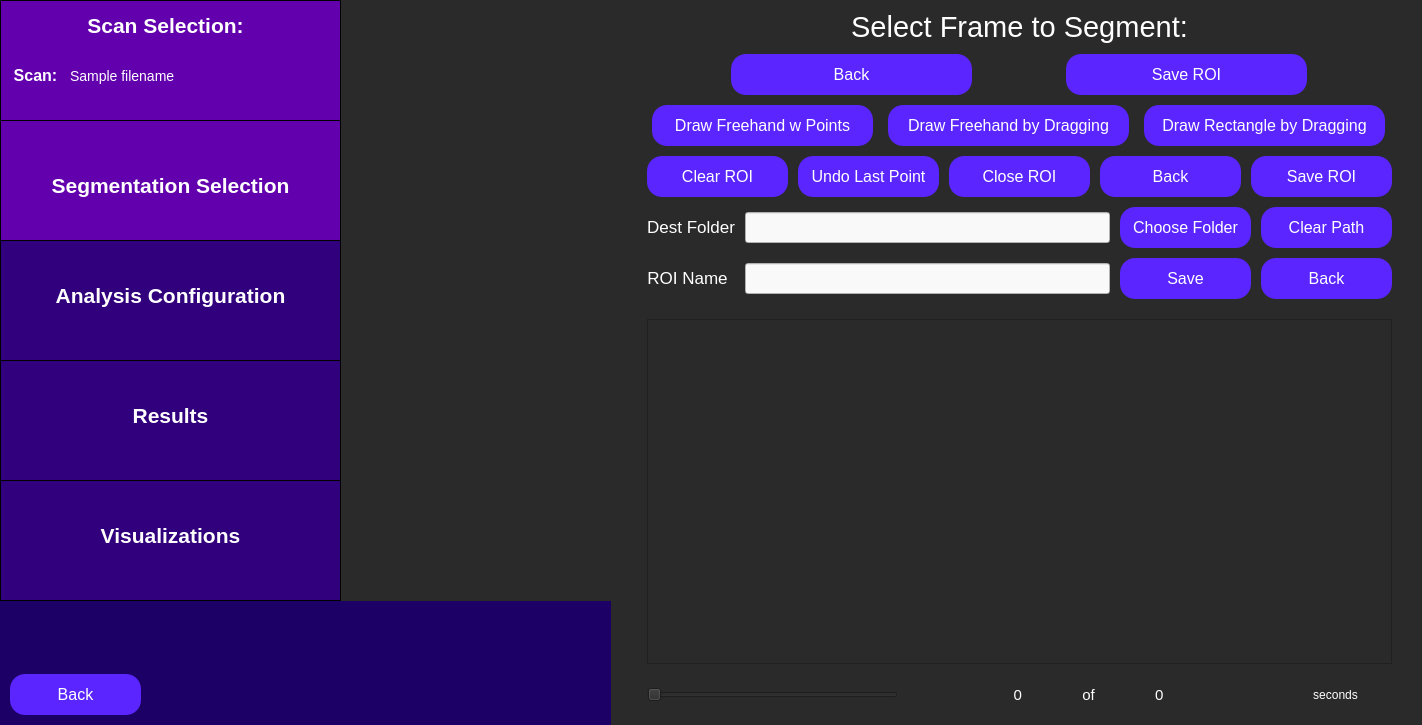
<?xml version="1.0" encoding="UTF-8"?>
<ui version="4.0">
 <class>constructRoi</class>
 <widget class="QWidget" name="constructRoi">
  <property name="geometry">
   <rect>
    <x>0</x>
    <y>0</y>
    <width>1422</width>
    <height>725</height>
   </rect>
  </property>
  <property name="minimumSize">
   <size>
    <width>1400</width>
    <height>662</height>
   </size>
  </property>
  <property name="windowTitle">
   <string>Select Region of Interest</string>
  </property>
  <property name="styleSheet">
   <string notr="true">QWidget {
	background: rgb(42, 42, 42);
}</string>
  </property>
  <layout class="QVBoxLayout" name="main_layout">
   <property name="leftMargin">
    <number>0</number>
   </property>
   <property name="topMargin">
    <number>0</number>
   </property>
   <property name="rightMargin">
    <number>0</number>
   </property>
   <property name="bottomMargin">
    <number>0</number>
   </property>
   <item>
    <layout class="QHBoxLayout" name="full_screen_layout" stretch="0,0">
     <item>
      <layout class="QVBoxLayout" name="side_bar_layout" stretch="0,0">
       <property name="spacing">
        <number>0</number>
       </property>
       <property name="sizeConstraint">
        <enum>QLayout::SetMaximumSize</enum>
       </property>
       <item>
        <widget class="QWidget" name="sidebar" native="true">
         <property name="minimumSize">
          <size>
           <width>341</width>
           <height>601</height>
          </size>
         </property>
         <property name="maximumSize">
          <size>
           <width>241</width>
           <height>601</height>
          </size>
         </property>
         <property name="toolTip">
          <string>&lt;html&gt;&lt;head/&gt;&lt;body&gt;&lt;p&gt;&lt;br/&gt;&lt;/p&gt;&lt;/body&gt;&lt;/html&gt;</string>
         </property>
         <property name="styleSheet">
          <string notr="true">QWidget {
	background-color: rgb(28, 0, 101);
}</string>
         </property>
         <widget class="QFrame" name="scanSelectionSidebar">
          <property name="geometry">
           <rect>
            <x>0</x>
            <y>0</y>
            <width>341</width>
            <height>121</height>
           </rect>
          </property>
          <property name="minimumSize">
           <size>
            <width>341</width>
            <height>121</height>
           </size>
          </property>
          <property name="maximumSize">
           <size>
            <width>341</width>
            <height>121</height>
           </size>
          </property>
          <property name="styleSheet">
           <string notr="true">QFrame {
	background-color: rgb(99, 0, 174);
	border: 1px solid black;
}</string>
          </property>
          <property name="frameShape">
           <enum>QFrame::StyledPanel</enum>
          </property>
          <property name="frameShadow">
           <enum>QFrame::Raised</enum>
          </property>
          <widget class="QLabel" name="scanSelectionLabelSidebar">
           <property name="geometry">
            <rect>
             <x>70</x>
             <y>0</y>
             <width>191</width>
             <height>51</height>
            </rect>
           </property>
           <property name="styleSheet">
            <string notr="true">QLabel {
	font-size: 21px;
	color: rgb(255, 255, 255);
	background-color: rgba(255, 255, 255, 0);
	border: 0px;
	font-weight: bold;
}</string>
           </property>
           <property name="text">
            <string>Scan Selection:</string>
           </property>
           <property name="alignment">
            <set>Qt::AlignCenter</set>
           </property>
          </widget>
          <widget class="QLabel" name="scanLabel">
           <property name="geometry">
            <rect>
             <x>-60</x>
             <y>50</y>
             <width>191</width>
             <height>51</height>
            </rect>
           </property>
           <property name="styleSheet">
            <string notr="true">QLabel {
	font-size: 16px;
	color: rgb(255, 255, 255);
	background-color: rgba(255, 255, 255, 0);
	border: 0px;
	font-weight: bold;
}</string>
           </property>
           <property name="text">
            <string>Scan:</string>
           </property>
           <property name="alignment">
            <set>Qt::AlignCenter</set>
           </property>
          </widget>
          <widget class="QLabel" name="scan_name_input">
           <property name="geometry">
            <rect>
             <x>70</x>
             <y>50</y>
             <width>261</width>
             <height>51</height>
            </rect>
           </property>
           <property name="styleSheet">
            <string notr="true">QLabel {
	font-size: 14px;
	color: rgb(255, 255, 255);
	background-color: rgba(255, 255, 255, 0);
	border: 0px;
}</string>
           </property>
           <property name="text">
            <string>Sample filename </string>
           </property>
           <property name="alignment">
            <set>Qt::AlignLeading|Qt::AlignLeft|Qt::AlignVCenter</set>
           </property>
          </widget>
         </widget>
         <widget class="QFrame" name="segSidebar">
          <property name="geometry">
           <rect>
            <x>0</x>
            <y>120</y>
            <width>341</width>
            <height>121</height>
           </rect>
          </property>
          <property name="maximumSize">
           <size>
            <width>341</width>
            <height>121</height>
           </size>
          </property>
          <property name="styleSheet">
           <string notr="true">QFrame {
	background-color: rgb(99, 0, 174);
	border: 1px solid black;
}</string>
          </property>
          <property name="frameShape">
           <enum>QFrame::StyledPanel</enum>
          </property>
          <property name="frameShadow">
           <enum>QFrame::Raised</enum>
          </property>
          <widget class="QLabel" name="segSidebarLabel">
           <property name="geometry">
            <rect>
             <x>0</x>
             <y>40</y>
             <width>341</width>
             <height>51</height>
            </rect>
           </property>
           <property name="styleSheet">
            <string notr="true">QLabel {
	font-size: 21px;
	color: rgb(255, 255, 255);
	background-color: rgba(255, 255, 255, 0);
	border: 0px;
	font-weight: bold;
}</string>
           </property>
           <property name="text">
            <string>Segmentation Selection</string>
           </property>
           <property name="alignment">
            <set>Qt::AlignCenter</set>
           </property>
          </widget>
         </widget>
         <widget class="QFrame" name="resultsSidebar">
          <property name="geometry">
           <rect>
            <x>0</x>
            <y>360</y>
            <width>341</width>
            <height>121</height>
           </rect>
          </property>
          <property name="minimumSize">
           <size>
            <width>341</width>
            <height>121</height>
           </size>
          </property>
          <property name="maximumSize">
           <size>
            <width>341</width>
            <height>121</height>
           </size>
          </property>
          <property name="styleSheet">
           <string notr="true">QFrame {
	background-color:  rgb(49, 0, 124);
	border: 1px solid black;
}</string>
          </property>
          <property name="frameShape">
           <enum>QFrame::StyledPanel</enum>
          </property>
          <property name="frameShadow">
           <enum>QFrame::Raised</enum>
          </property>
          <widget class="QLabel" name="resultsLabel">
           <property name="geometry">
            <rect>
             <x>0</x>
             <y>30</y>
             <width>341</width>
             <height>51</height>
            </rect>
           </property>
           <property name="styleSheet">
            <string notr="true">QLabel {
	font-size: 21px;
	color: rgb(255, 255, 255);
	background-color: rgba(255, 255, 255, 0);
	border: 0px;
	font-weight: bold;
}</string>
           </property>
           <property name="text">
            <string>Results</string>
           </property>
           <property name="alignment">
            <set>Qt::AlignCenter</set>
           </property>
          </widget>
         </widget>
         <widget class="QFrame" name="visualizationsSidebar">
          <property name="geometry">
           <rect>
            <x>0</x>
            <y>480</y>
            <width>341</width>
            <height>121</height>
           </rect>
          </property>
          <property name="minimumSize">
           <size>
            <width>341</width>
            <height>121</height>
           </size>
          </property>
          <property name="maximumSize">
           <size>
            <width>341</width>
            <height>121</height>
           </size>
          </property>
          <property name="styleSheet">
           <string notr="true">QFrame {
	background-color:  rgb(49, 0, 124);
	border: 1px solid black;
}</string>
          </property>
          <property name="frameShape">
           <enum>QFrame::StyledPanel</enum>
          </property>
          <property name="frameShadow">
           <enum>QFrame::Raised</enum>
          </property>
          <widget class="QLabel" name="visualizationsLabel">
           <property name="geometry">
            <rect>
             <x>20</x>
             <y>30</y>
             <width>301</width>
             <height>51</height>
            </rect>
           </property>
           <property name="styleSheet">
            <string notr="true">QLabel {
	font-size: 21px;
	color: rgb(255, 255, 255);
	background-color: rgba(255, 255, 255, 0);
	border: 0px;
	font-weight: bold;
}</string>
           </property>
           <property name="text">
            <string>Visualizations</string>
           </property>
           <property name="alignment">
            <set>Qt::AlignCenter</set>
           </property>
          </widget>
         </widget>
         <widget class="QFrame" name="analysisConfigSidebar">
          <property name="geometry">
           <rect>
            <x>0</x>
            <y>240</y>
            <width>341</width>
            <height>121</height>
           </rect>
          </property>
          <property name="maximumSize">
           <size>
            <width>341</width>
            <height>121</height>
           </size>
          </property>
          <property name="styleSheet">
           <string notr="true">QFrame {
	background-color: rgb(49, 0, 124);
	border: 1px solid black;
}</string>
          </property>
          <property name="frameShape">
           <enum>QFrame::StyledPanel</enum>
          </property>
          <property name="frameShadow">
           <enum>QFrame::Raised</enum>
          </property>
          <widget class="QLabel" name="analysisConfigLabel">
           <property name="geometry">
            <rect>
             <x>0</x>
             <y>30</y>
             <width>341</width>
             <height>51</height>
            </rect>
           </property>
           <property name="styleSheet">
            <string notr="true">QLabel {
	font-size: 21px;
	color: rgb(255, 255, 255);
	background-color: rgba(255, 255, 255, 0);
	border: 0px;
	font-weight:bold;
}</string>
           </property>
           <property name="text">
            <string>Analysis Configuration</string>
           </property>
           <property name="alignment">
            <set>Qt::AlignCenter</set>
           </property>
          </widget>
         </widget>
        </widget>
       </item>
       <item>
        <widget class="QFrame" name="gridFrame_2">
         <property name="minimumSize">
          <size>
           <width>341</width>
           <height>0</height>
          </size>
         </property>
         <property name="maximumSize">
          <size>
           <width>341</width>
           <height>16777215</height>
          </size>
         </property>
         <property name="styleSheet">
          <string notr="true">QFrame {
	background-color: rgb(28, 0, 101);
}</string>
         </property>
         <layout class="QGridLayout" name="backButtonGrid_3" rowstretch="0,0">
          <property name="sizeConstraint">
           <enum>QLayout::SetMinAndMaxSize</enum>
          </property>
          <property name="leftMargin">
           <number>10</number>
          </property>
          <property name="topMargin">
           <number>10</number>
          </property>
          <property name="rightMargin">
           <number>10</number>
          </property>
          <property name="bottomMargin">
           <number>10</number>
          </property>
          <item row="1" column="0">
           <widget class="QPushButton" name="back_button">
            <property name="minimumSize">
             <size>
              <width>131</width>
              <height>41</height>
             </size>
            </property>
            <property name="maximumSize">
             <size>
              <width>131</width>
              <height>41</height>
             </size>
            </property>
            <property name="styleSheet">
             <string notr="true">QPushButton {
	color: white;
	font-size: 16px;
	background: rgb(90, 37, 255);
	border-radius: 15px;
}</string>
            </property>
            <property name="text">
             <string>Back</string>
            </property>
           </widget>
          </item>
          <item row="0" column="0">
           <spacer name="verticalSpacer_5">
            <property name="orientation">
             <enum>Qt::Vertical</enum>
            </property>
            <property name="sizeHint" stdset="0">
             <size>
              <width>20</width>
              <height>40</height>
             </size>
            </property>
           </spacer>
          </item>
          <item row="1" column="1">
           <spacer name="horizontalSpacer_3">
            <property name="orientation">
             <enum>Qt::Horizontal</enum>
            </property>
            <property name="sizeHint" stdset="0">
             <size>
              <width>40</width>
              <height>20</height>
             </size>
            </property>
           </spacer>
          </item>
         </layout>
        </widget>
       </item>
      </layout>
     </item>
     <item>
      <layout class="QVBoxLayout" name="frame_preview_layout" stretch="1,0,0,0,0,0,1">
       <property name="spacing">
        <number>10</number>
       </property>
       <property name="leftMargin">
        <number>30</number>
       </property>
       <property name="topMargin">
        <number>10</number>
       </property>
       <property name="rightMargin">
        <number>30</number>
       </property>
       <property name="bottomMargin">
        <number>10</number>
       </property>
       <item>
        <widget class="QLabel" name="select_frame_label">
         <property name="styleSheet">
          <string notr="true">QLabel {
	font-size: 29px;
	color: rgb(255, 255, 255);
	background-color: rgba(255, 255, 255, 0);
}</string>
         </property>
         <property name="text">
          <string>Select Frame to Segment:</string>
         </property>
         <property name="textFormat">
          <enum>Qt::AutoText</enum>
         </property>
         <property name="scaledContents">
          <bool>false</bool>
         </property>
         <property name="alignment">
          <set>Qt::AlignCenter</set>
         </property>
         <property name="wordWrap">
          <bool>true</bool>
         </property>
        </widget>
       </item>
       <item>
        <layout class="QHBoxLayout" name="horizontalLayout_4">
         <item>
          <widget class="QPushButton" name="back_from_drag_button">
           <property name="minimumSize">
            <size>
             <width>241</width>
             <height>41</height>
            </size>
           </property>
           <property name="maximumSize">
            <size>
             <width>241</width>
             <height>41</height>
            </size>
           </property>
           <property name="styleSheet">
            <string notr="true">QPushButton {
	color: white;
	font-size: 16px;
	background: rgb(90, 37, 255);
	border-radius: 15px;
}
</string>
           </property>
           <property name="text">
            <string>Back</string>
           </property>
           <property name="checkable">
            <bool>true</bool>
           </property>
           <property name="checked">
            <bool>false</bool>
           </property>
          </widget>
         </item>
         <item>
          <widget class="QPushButton" name="save_drag_button">
           <property name="minimumSize">
            <size>
             <width>241</width>
             <height>41</height>
            </size>
           </property>
           <property name="maximumSize">
            <size>
             <width>241</width>
             <height>41</height>
            </size>
           </property>
           <property name="styleSheet">
            <string notr="true">QPushButton {
	color: white;
	font-size: 16px;
	background: rgb(90, 37, 255);
	border-radius: 15px;
}
</string>
           </property>
           <property name="text">
            <string>Save ROI</string>
           </property>
           <property name="checkable">
            <bool>true</bool>
           </property>
           <property name="checked">
            <bool>false</bool>
           </property>
          </widget>
         </item>
        </layout>
       </item>
       <item>
        <layout class="QHBoxLayout" name="horizontalLayout">
         <item>
          <widget class="QPushButton" name="draw_pts_type_button">
           <property name="minimumSize">
            <size>
             <width>221</width>
             <height>41</height>
            </size>
           </property>
           <property name="maximumSize">
            <size>
             <width>221</width>
             <height>41</height>
            </size>
           </property>
           <property name="styleSheet">
            <string notr="true">QPushButton {
	color: white;
	font-size: 16px;
	background: rgb(90, 37, 255);
	border-radius: 15px;
}
</string>
           </property>
           <property name="text">
            <string>Draw Freehand w Points</string>
           </property>
           <property name="checkable">
            <bool>true</bool>
           </property>
           <property name="checked">
            <bool>false</bool>
           </property>
          </widget>
         </item>
         <item>
          <widget class="QPushButton" name="draw_freehand_drag_type_button">
           <property name="minimumSize">
            <size>
             <width>241</width>
             <height>41</height>
            </size>
           </property>
           <property name="maximumSize">
            <size>
             <width>241</width>
             <height>41</height>
            </size>
           </property>
           <property name="styleSheet">
            <string notr="true">QPushButton {
	color: white;
	font-size: 16px;
	background: rgb(90, 37, 255);
	border-radius: 15px;
}
QPushButton:checked {
	color:white; 
	font-size: 16px;
	background: rgb(45, 0, 110);
	border-radius: 15px;
}
</string>
           </property>
           <property name="text">
            <string>Draw Freehand by Dragging</string>
           </property>
           <property name="checkable">
            <bool>false</bool>
           </property>
           <property name="checked">
            <bool>false</bool>
           </property>
          </widget>
         </item>
         <item>
          <widget class="QPushButton" name="draw_rect_drag_type_button">
           <property name="minimumSize">
            <size>
             <width>241</width>
             <height>41</height>
            </size>
           </property>
           <property name="maximumSize">
            <size>
             <width>241</width>
             <height>41</height>
            </size>
           </property>
           <property name="styleSheet">
            <string notr="true">QPushButton {
	color: white;
	font-size: 16px;
	background: rgb(90, 37, 255);
	border-radius: 15px;
}
QPushButton:checked {
	color:white; 
	font-size: 16px;
	background: rgb(45, 0, 110);
	border-radius: 15px;
}
</string>
           </property>
           <property name="text">
            <string>Draw Rectangle by Dragging</string>
           </property>
           <property name="checkable">
            <bool>false</bool>
           </property>
           <property name="checked">
            <bool>false</bool>
           </property>
          </widget>
         </item>
        </layout>
       </item>
       <item>
        <layout class="QHBoxLayout" name="horizontalLayout_3">
         <item>
          <widget class="QPushButton" name="clear_roi_button">
           <property name="minimumSize">
            <size>
             <width>141</width>
             <height>41</height>
            </size>
           </property>
           <property name="maximumSize">
            <size>
             <width>141</width>
             <height>41</height>
            </size>
           </property>
           <property name="styleSheet">
            <string notr="true">QPushButton {
	color: white;
	font-size: 16px;
	background: rgb(90, 37, 255);
	border-radius: 15px;
}</string>
           </property>
           <property name="text">
            <string>Clear ROI</string>
           </property>
           <property name="checkable">
            <bool>false</bool>
           </property>
          </widget>
         </item>
         <item>
          <widget class="QPushButton" name="undo_last_pt_button">
           <property name="minimumSize">
            <size>
             <width>141</width>
             <height>41</height>
            </size>
           </property>
           <property name="maximumSize">
            <size>
             <width>141</width>
             <height>41</height>
            </size>
           </property>
           <property name="styleSheet">
            <string notr="true">QPushButton {
	color: white;
	font-size: 16px;
	background: rgb(90, 37, 255);
	border-radius: 15px;
}</string>
           </property>
           <property name="text">
            <string>Undo Last Point</string>
           </property>
           <property name="checkable">
            <bool>false</bool>
           </property>
          </widget>
         </item>
         <item>
          <widget class="QPushButton" name="close_roi_button">
           <property name="minimumSize">
            <size>
             <width>141</width>
             <height>41</height>
            </size>
           </property>
           <property name="maximumSize">
            <size>
             <width>141</width>
             <height>41</height>
            </size>
           </property>
           <property name="styleSheet">
            <string notr="true">QPushButton {
	color: white;
	font-size: 16px;
	background: rgb(90, 37, 255);
	border-radius: 15px;
}</string>
           </property>
           <property name="text">
            <string>Close ROI</string>
           </property>
           <property name="checkable">
            <bool>false</bool>
           </property>
          </widget>
         </item>
         <item>
          <widget class="QPushButton" name="back_from_pts_button">
           <property name="minimumSize">
            <size>
             <width>141</width>
             <height>41</height>
            </size>
           </property>
           <property name="maximumSize">
            <size>
             <width>141</width>
             <height>41</height>
            </size>
           </property>
           <property name="styleSheet">
            <string notr="true">QPushButton {
	color: white;
	font-size: 16px;
	background: rgb(90, 37, 255);
	border-radius: 15px;
}</string>
           </property>
           <property name="text">
            <string>Back</string>
           </property>
           <property name="checkable">
            <bool>false</bool>
           </property>
          </widget>
         </item>
         <item>
          <widget class="QPushButton" name="save_pts_button">
           <property name="minimumSize">
            <size>
             <width>141</width>
             <height>41</height>
            </size>
           </property>
           <property name="maximumSize">
            <size>
             <width>141</width>
             <height>41</height>
            </size>
           </property>
           <property name="styleSheet">
            <string notr="true">QPushButton {
	color: white;
	font-size: 16px;
	background: rgb(90, 37, 255);
	border-radius: 15px;
}</string>
           </property>
           <property name="text">
            <string>Save ROI</string>
           </property>
           <property name="checkable">
            <bool>false</bool>
           </property>
          </widget>
         </item>
        </layout>
       </item>
       <item>
        <layout class="QGridLayout" name="save_roi_layout" rowstretch="1,10,10" columnstretch="1,10,10">
         <property name="bottomMargin">
          <number>10</number>
         </property>
         <property name="spacing">
          <number>10</number>
         </property>
         <item row="0" column="1">
          <widget class="QLineEdit" name="save_folder_input">
           <property name="minimumSize">
            <size>
             <width>201</width>
             <height>31</height>
            </size>
           </property>
           <property name="maximumSize">
            <size>
             <width>401</width>
             <height>31</height>
            </size>
           </property>
           <property name="styleSheet">
            <string notr="true">QLineEdit {
	background-color: rgb(249, 249, 249);
	color: black;
}</string>
           </property>
          </widget>
         </item>
         <item row="0" column="0" alignment="Qt::AlignLeft|Qt::AlignVCenter">
          <widget class="QLabel" name="dest_folder_label">
           <property name="styleSheet">
            <string notr="true">QLabel {
	background-color: rgba(255, 255, 255, 0);
	color: white;
	font-size: 17px;
}</string>
           </property>
           <property name="text">
            <string>Dest Folder</string>
           </property>
           <property name="alignment">
            <set>Qt::AlignCenter</set>
           </property>
           <property name="textInteractionFlags">
            <set>Qt::NoTextInteraction</set>
           </property>
          </widget>
         </item>
         <item row="2" column="0" alignment="Qt::AlignLeft|Qt::AlignVCenter">
          <widget class="QLabel" name="roi_name_label">
           <property name="styleSheet">
            <string notr="true">QLabel {
	background-color: rgba(255, 255, 255, 0);
	color: white;
	font-size: 17px;
}</string>
           </property>
           <property name="text">
            <string>ROI Name</string>
           </property>
           <property name="alignment">
            <set>Qt::AlignCenter</set>
           </property>
           <property name="textInteractionFlags">
            <set>Qt::NoTextInteraction</set>
           </property>
          </widget>
         </item>
         <item row="2" column="1">
          <widget class="QLineEdit" name="save_name_input">
           <property name="minimumSize">
            <size>
             <width>201</width>
             <height>31</height>
            </size>
           </property>
           <property name="maximumSize">
            <size>
             <width>401</width>
             <height>31</height>
            </size>
           </property>
           <property name="styleSheet">
            <string notr="true">QLineEdit {
	background-color: rgb(249, 249, 249);
	color: black;
}</string>
           </property>
          </widget>
         </item>
         <item row="0" column="2">
          <layout class="QHBoxLayout" name="chooseImageButtonsLayout_2">
           <property name="spacing">
            <number>10</number>
           </property>
           <item>
            <widget class="QPushButton" name="choose_save_folder_button">
             <property name="minimumSize">
              <size>
               <width>131</width>
               <height>41</height>
              </size>
             </property>
             <property name="maximumSize">
              <size>
               <width>131</width>
               <height>41</height>
              </size>
             </property>
             <property name="styleSheet">
              <string notr="true">QPushButton {
	color: white;
	font-size: 16px;
	background: rgb(90, 37, 255);
	border-radius: 15px;
}</string>
             </property>
             <property name="text">
              <string>Choose Folder</string>
             </property>
            </widget>
           </item>
           <item>
            <widget class="QPushButton" name="clear_save_folder_button">
             <property name="minimumSize">
              <size>
               <width>131</width>
               <height>41</height>
              </size>
             </property>
             <property name="maximumSize">
              <size>
               <width>131</width>
               <height>41</height>
              </size>
             </property>
             <property name="styleSheet">
              <string notr="true">QPushButton {
	color: white;
	font-size: 16px;
	background: rgb(90, 37, 255);
	border-radius: 15px;
}</string>
             </property>
             <property name="text">
              <string>Clear Path</string>
             </property>
            </widget>
           </item>
          </layout>
         </item>
         <item row="2" column="2">
          <layout class="QHBoxLayout" name="chooseImageButtonsLayout_4">
           <item>
            <widget class="QPushButton" name="save_roi_button">
             <property name="minimumSize">
              <size>
               <width>131</width>
               <height>41</height>
              </size>
             </property>
             <property name="maximumSize">
              <size>
               <width>131</width>
               <height>41</height>
              </size>
             </property>
             <property name="styleSheet">
              <string notr="true">QPushButton {
	color: white;
	font-size: 16px;
	background: rgb(90, 37, 255);
	border-radius: 15px;
}</string>
             </property>
             <property name="text">
              <string>Save</string>
             </property>
            </widget>
           </item>
           <item>
            <widget class="QPushButton" name="back_from_save_button">
             <property name="minimumSize">
              <size>
               <width>131</width>
               <height>41</height>
              </size>
             </property>
             <property name="maximumSize">
              <size>
               <width>131</width>
               <height>41</height>
              </size>
             </property>
             <property name="styleSheet">
              <string notr="true">QPushButton {
	color: white;
	font-size: 16px;
	background: rgb(90, 37, 255);
	border-radius: 15px;
}</string>
             </property>
             <property name="text">
              <string>Back</string>
             </property>
            </widget>
           </item>
          </layout>
         </item>
        </layout>
       </item>
       <item>
        <widget class="QFrame" name="im_display_frame">
         <property name="sizePolicy">
          <sizepolicy hsizetype="Expanding" vsizetype="Expanding">
           <horstretch>10</horstretch>
           <verstretch>10</verstretch>
          </sizepolicy>
         </property>
         <property name="minimumSize">
          <size>
           <width>501</width>
           <height>321</height>
          </size>
         </property>
         <property name="maximumSize">
          <size>
           <width>16777215</width>
           <height>16777215</height>
          </size>
         </property>
         <property name="frameShape">
          <enum>QFrame::StyledPanel</enum>
         </property>
         <property name="frameShadow">
          <enum>QFrame::Raised</enum>
         </property>
        </widget>
       </item>
       <item>
        <layout class="QHBoxLayout" name="frameControlsLayout">
         <property name="spacing">
          <number>10</number>
         </property>
         <item>
          <widget class="QSlider" name="frame_slider">
           <property name="minimumSize">
            <size>
             <width>251</width>
             <height>41</height>
            </size>
           </property>
           <property name="maximumSize">
            <size>
             <width>251</width>
             <height>41</height>
            </size>
           </property>
           <property name="orientation">
            <enum>Qt::Horizontal</enum>
           </property>
          </widget>
         </item>
         <item>
          <widget class="QLabel" name="cur_frame_label">
           <property name="styleSheet">
            <string notr="true">QLabel {
	font-size: 15px;
	color: rgb(255, 255, 255);
	background-color: rgba(255, 255, 255, 0);
}</string>
           </property>
           <property name="text">
            <string>0</string>
           </property>
           <property name="textFormat">
            <enum>Qt::AutoText</enum>
           </property>
           <property name="scaledContents">
            <bool>false</bool>
           </property>
           <property name="alignment">
            <set>Qt::AlignRight|Qt::AlignTrailing|Qt::AlignVCenter</set>
           </property>
           <property name="wordWrap">
            <bool>true</bool>
           </property>
          </widget>
         </item>
         <item>
          <widget class="QLabel" name="of_frames_label">
           <property name="styleSheet">
            <string notr="true">QLabel {
	font-size: 15px;
	color: rgb(255, 255, 255);
	background-color: rgba(255, 255, 255, 0);
}</string>
           </property>
           <property name="text">
            <string>of</string>
           </property>
           <property name="textFormat">
            <enum>Qt::AutoText</enum>
           </property>
           <property name="scaledContents">
            <bool>false</bool>
           </property>
           <property name="alignment">
            <set>Qt::AlignCenter</set>
           </property>
           <property name="wordWrap">
            <bool>true</bool>
           </property>
          </widget>
         </item>
         <item>
          <widget class="QLabel" name="total_frames_label">
           <property name="styleSheet">
            <string notr="true">QLabel {
	font-size: 15px;
	color: rgb(255, 255, 255);
	background-color: rgba(255, 255, 255, 0);
}</string>
           </property>
           <property name="text">
            <string>0</string>
           </property>
           <property name="textFormat">
            <enum>Qt::AutoText</enum>
           </property>
           <property name="scaledContents">
            <bool>false</bool>
           </property>
           <property name="alignment">
            <set>Qt::AlignLeading|Qt::AlignLeft|Qt::AlignVCenter</set>
           </property>
           <property name="wordWrap">
            <bool>true</bool>
           </property>
          </widget>
         </item>
         <item>
          <widget class="QLabel" name="seconds_label">
           <property name="styleSheet">
            <string notr="true">QLabel {
	font-size: 12px;
	color: rgb(255, 255, 255);
	background-color: rgba(255, 255, 255, 0);
}</string>
           </property>
           <property name="text">
            <string>seconds</string>
           </property>
           <property name="textFormat">
            <enum>Qt::AutoText</enum>
           </property>
           <property name="scaledContents">
            <bool>false</bool>
           </property>
           <property name="alignment">
            <set>Qt::AlignCenter</set>
           </property>
           <property name="wordWrap">
            <bool>true</bool>
           </property>
          </widget>
         </item>
        </layout>
       </item>
      </layout>
     </item>
    </layout>
   </item>
  </layout>
 </widget>
 <resources/>
 <connections/>
</ui>
